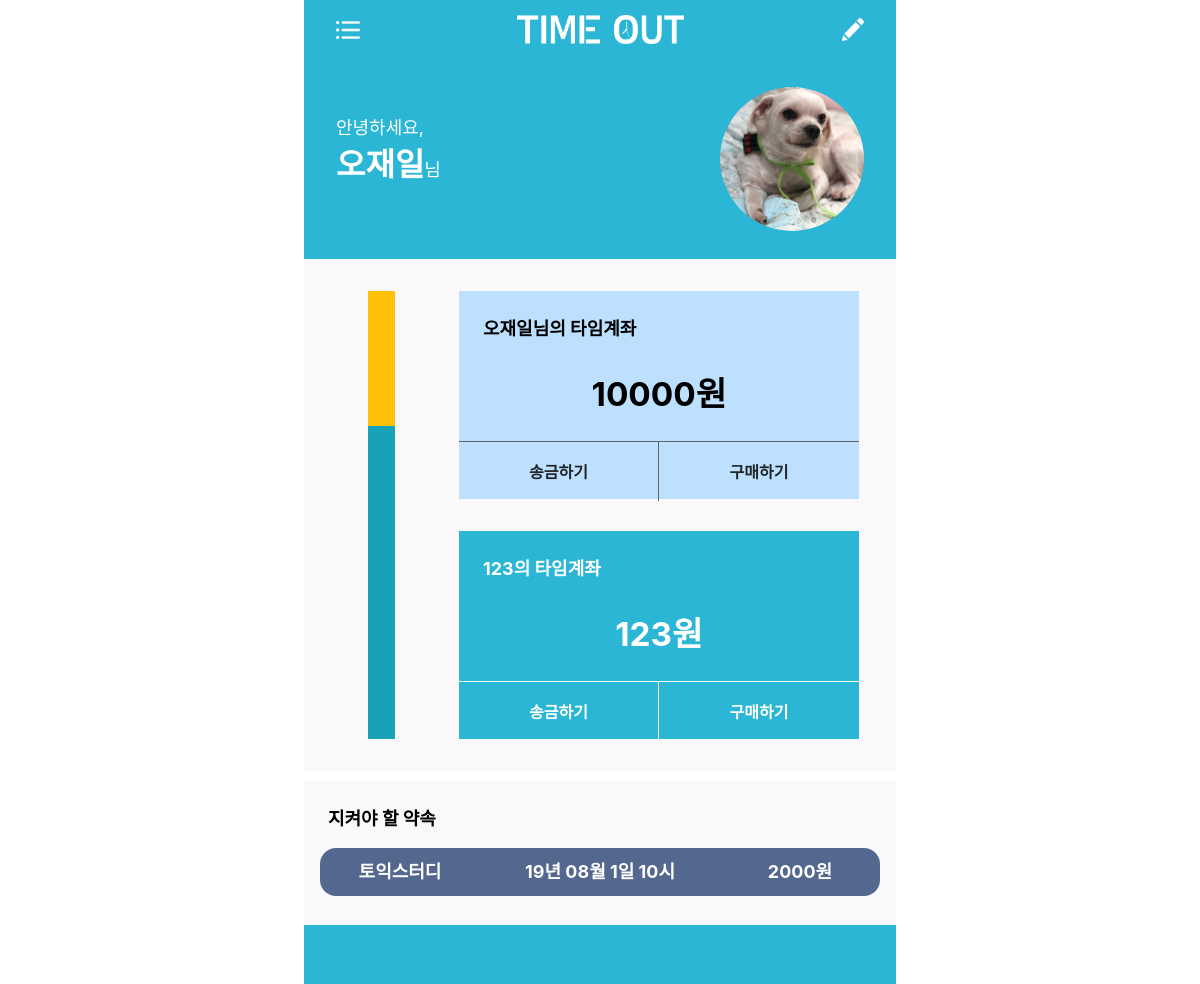
/home/ (signed in), run on an earlier commit of the app's database.
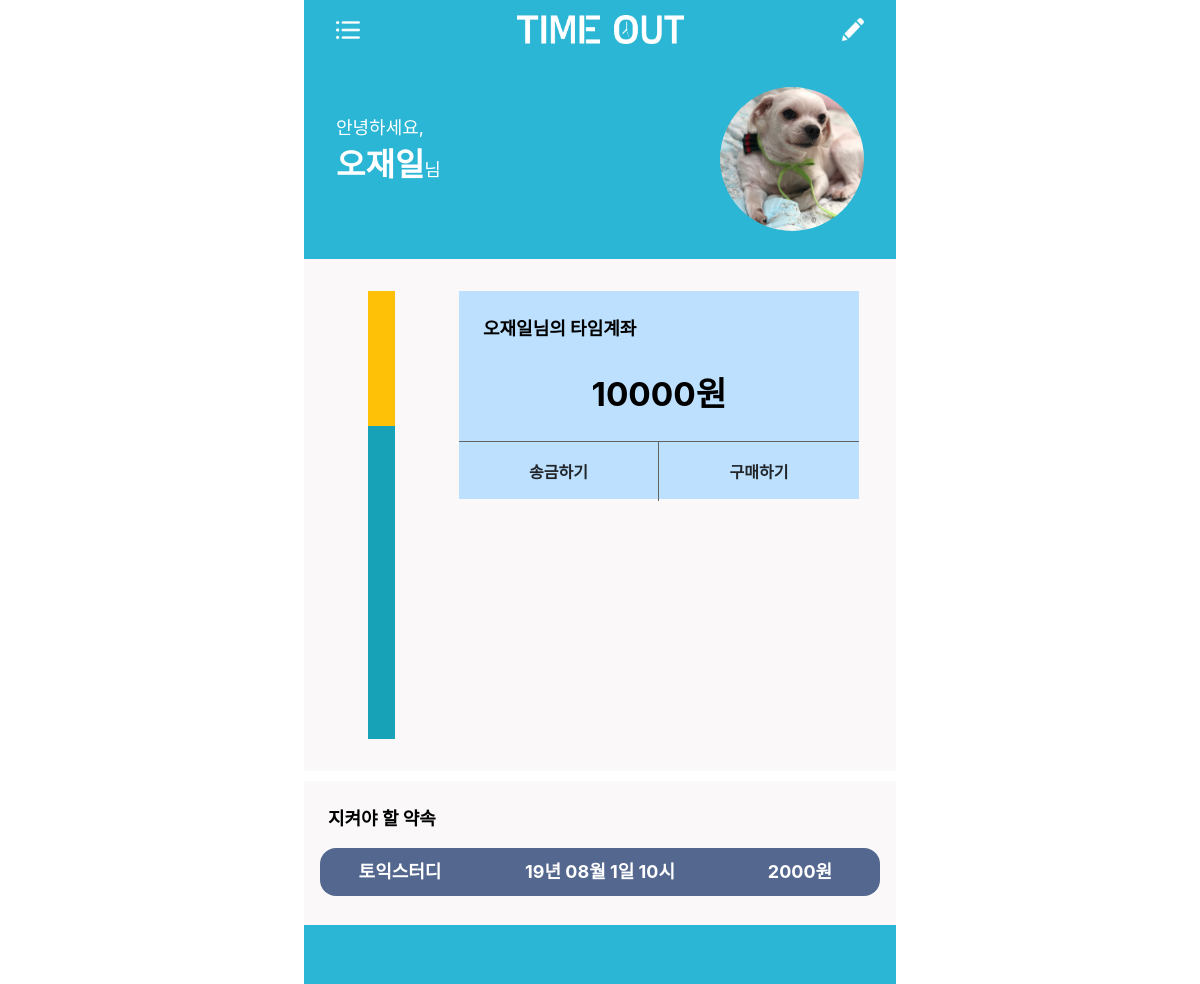
And on a later commit of the database.
### mainapp/models.py (models this page shows, shortened)
class Group_account(models.Model):
    title = models.CharField(max_length=100)
    group_money = models.IntegerField(blank=True, null = True)
    members = models.ManyToManyField(User_account)

### mainapp/views.py (the view)
# urls.py: 2. Add a URL to urlpatterns:  path('', views.home, name='home')
def home(request):
    user_group= []
    groups = Group_account.objects.all()
    for group in groups:
        for member in group.members.all():
            if member.name.username == request.user.username:
                user_group.append(group)
    return render(request, 'home.html',{'groups': user_group})

### mainapp/templates/home.html (shortened to what this page needs)
<!DOCTYPE html>
<html>
<head>
    <link href="../static/css/home.css" rel="stylesheet">
    <link rel="stylesheet" href="https://stackpath.bootstrapcdn.com/bootstrap/4.3.1/css/bootstrap.min.css">
</head>
<body>
    <div class="head-bar">
        <img id="icon1" src="../static/img/list.png" alt="">
        <img id="logo" src="../static/img/로고화이트.png" alt="">
        <img id="icon2" src="../static/img/pencil.png" alt="">
    </div>
    <div class="top">
        <p id="hi">안녕하세요,<br><span id="bold">{{user.last_name}}{{user.first_name}}</span>님</p>
        <img id="round" src="../static/img/계정이미지.jpg" alt="">
    </div>
    <div class="middle">
        <div class="side">
            <div class="side-bar bg-warning"style="height: 30%" aria-valuenow="30" aria-valuemin="0" aria-valuemax="100"></div>
            <div class="side-bar bg-info" style="height: 70%" aria-valuenow="70" aria-valuemin="0" aria-valuemax="100"></div>
        </div>
        <div class="account">
            <div class="myaccount">
                <p id="name" style="color:black;">{{user.last_name}}{{user.first_name}}님의 타임계좌</p>
                <h1 id="money" style="color:black;">10000원</h1>
                <div class="division">
                    <div class="mbutton"><span id="font">송금하기</span></div>
                    <div class="mbutton2"><span id="font">구매하기</span></div>
                </div>
            </div>
            {% for group in groups%}
                <div class="group">
                    <p id="name" style="color:white;">{{group.title}}의 타임계좌</p>
                    <a class="hovergroup" href="{% url 'group' %}" style="color:red;">
                    <h1 id="money" style="color:white;">{{group.group_money}}원</h1></a>
                    <div class="division">
                        <div class="gbutton"><span id="font">송금하기</span></div>
                        <div class="gbutton2"><span id="font">구매하기</span></div>
                    </div>
                </div>
            {% endfor %}
        </div>
    </div>
    <div class="bottom">
        <p id="schedule-list" style="color:black;">지켜야 할 약속</p>
        <div class="schedule">
            <span id="schedule-name">토익스터디</span>
            <span id="schedule-date">19년 08월 1일 10시</span>
            <span id="schedule-money">2000원</span>
        </div>
    </div>
    <div class="foot-bar">
    </div>
</body>
</html>

### mainapp/static/css/home.css (style rules this page uses)
@media screen and (min-width:550px) { .head-bar { height: 3.7rem; background-color: rgb(42 182 212); display: flex; justify-content: space-between; width: 37rem; align-items: center; text-align: center; margin: 0 auto; } }
@media screen and (min-width:550px) { #icon1 { width: auto; height: 1.5rem; margin-left:2rem; } }
@media screen and (min-width:550px) { #logo { width: auto; height: 1.8rem; } }
@media screen and (min-width:550px) { #icon2 { width: auto; height: 1.4rem; margin-right:2rem; } }
@media screen and (min-width:550px) { .top { height: 12.5rem; background-color: rgb(42 182 212); display: flex; justify-content: space-between; width: 37rem; align-items: center; margin: 0 auto; } }
@media screen and (min-width:550px) { #hi { color: white; float: left; margin-left: 2rem; font-size: large; } }
@media screen and (min-width:550px) { #bold { font-weight: bold; font-size:xx-large; color: white; } }
@media screen and (min-width:550px) { #round { width: 9rem; height: 9rem; border-radius: 50%; float:right; margin-right: 2rem; } }
@media screen and (min-width:550px) { .middle { height: 32rem; background-color: #faf8f8; display: flex; justify-content: space-between; width: 37rem; margin: 0 auto; } }
@media screen and (min-width:550px) { .side { width: 2rem; float:left; margin-top: 2rem; margin-left: 4rem; margin-right: 3rem; margin-bottom: 2rem; } }
@media screen and (min-width:550px) { .account { width:30rem; float:right; margin-top: 2rem; margin-left: 1rem; margin-right:2rem; overflow:auto; } }
@media screen and (min-width:550px) { .myaccount { width: 25rem; height: 13rem; background: rgb(188, 224, 253); margin-bottom: 2rem; } }
@media screen and (min-width:550px) { #name { font-weight: bold; font-size:large; padding-top: 1.5rem; padding-left: 1.5rem; } }
@media screen and (min-width:550px) { #money { font-weight: bold; font-size: 25pt; padding-top: 1rem; padding-bottom:2rem; text-align: center; margin: auto; } }
@media screen and (min-width:550px) { .division { display: flex; justify-content: space-between; align-items: center; margin: 0 auto; height: 3.1rem; } }
@media screen and (min-width:550px) { .mbutton { width: 14.5rem; height: 3.7rem; float:left; text-align: center; border-top-style: solid; border-top-width: thin; border-top-color: rgb(100, 99, 99); border-right-style: solid; border-right-width: thin; border-right-color: rgb(100, 99, 99); } }
@media screen and (min-width:550px) { .mbutton2 { width: 14.5rem; height: 3.7rem; float:left; text-align: center; border-top-style: solid; border-top-width: thin; border-top-color: rgb(100, 99, 99); } }
@media screen and (min-width:550px) { #font { width: 14.5rem; height: 3.7rem; display: table-cell; vertical-align: middle; font-weight: bold; } }
@media screen and (min-width:550px) { .bottom { height: 9rem; background-color: #faf8f8; width: 37rem; margin: 0 auto; margin-top: .6rem; overflow:auto; } }
@media screen and (min-width:550px) { #schedule-list { font-weight: bold; font-size:large; padding-top: 1.5rem; padding-left: 1.5rem; } }
@media screen and (min-width:550px) { .schedule { width: 35rem; height: 3rem; margin-left: 1rem; background-color: rgb(84 103 143); border-radius: 1rem 1rem; text-align: center; display: inline-block; } }
@media screen and (min-width:550px) { .schedule #schedule-name { display: table-cell; vertical-align: middle; width: 10rem; height: 3rem; color : white; font-size: large; font-weight: bold; } }
@media screen and (min-width:550px) { .schedule #schedule-date { display: table-cell; vertical-align: middle; width: 15rem; height: 3rem; color : white; font-weight: bold; font-size: large; text-align: center; } }
@media screen and (min-width:550px) { .schedule #schedule-money { display: table-cell; vertical-align: middle; width: 10rem; height: 3rem; color : white; font-weight: bold; font-size: large; } }
@media screen and (min-width:550px) { .foot-bar { height: 3.7rem; background-color: rgb(42 182 212); display: flex; justify-content: space-between; width: 37rem; align-items: center; margin: 0 auto; } }

What changed in the data, as far as the page shows it:
removed Group_account: title "123", group_money "123"
